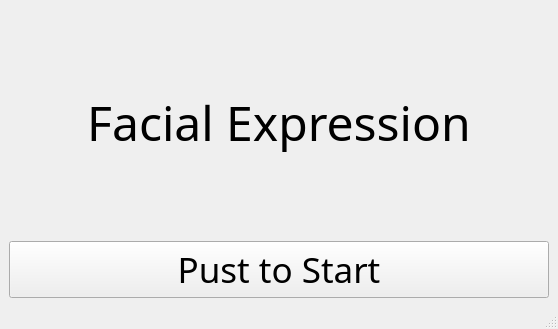
<?xml version="1.0" encoding="UTF-8"?>
<ui version="4.0">
 <class>start_main</class>
 <widget class="QMainWindow" name="start_main">
  <property name="geometry">
   <rect>
    <x>0</x>
    <y>0</y>
    <width>558</width>
    <height>329</height>
   </rect>
  </property>
  <property name="windowTitle">
   <string>MainWindow</string>
  </property>
  <widget class="QWidget" name="centralwidget">
   <layout class="QVBoxLayout" name="verticalLayout">
    <item>
     <widget class="QLabel" name="label">
      <property name="font">
       <font>
        <family>Adobe Arabic</family>
        <pointsize>36</pointsize>
       </font>
      </property>
      <property name="frameShadow">
       <enum>QFrame::Plain</enum>
      </property>
      <property name="text">
       <string>Facial Expression</string>
      </property>
      <property name="alignment">
       <set>Qt::AlignCenter</set>
      </property>
     </widget>
    </item>
    <item>
     <widget class="QPushButton" name="start_button">
      <property name="font">
       <font>
        <family>Adobe Arabic</family>
        <pointsize>26</pointsize>
       </font>
      </property>
      <property name="text">
       <string>Pust to Start</string>
      </property>
     </widget>
    </item>
   </layout>
  </widget>
  <widget class="QStatusBar" name="statusbar"/>
  <widget class="QMenuBar" name="menubar">
   <property name="geometry">
    <rect>
     <x>0</x>
     <y>0</y>
     <width>558</width>
     <height>26</height>
    </rect>
   </property>
  </widget>
 </widget>
 <resources/>
 <connections/>
</ui>
